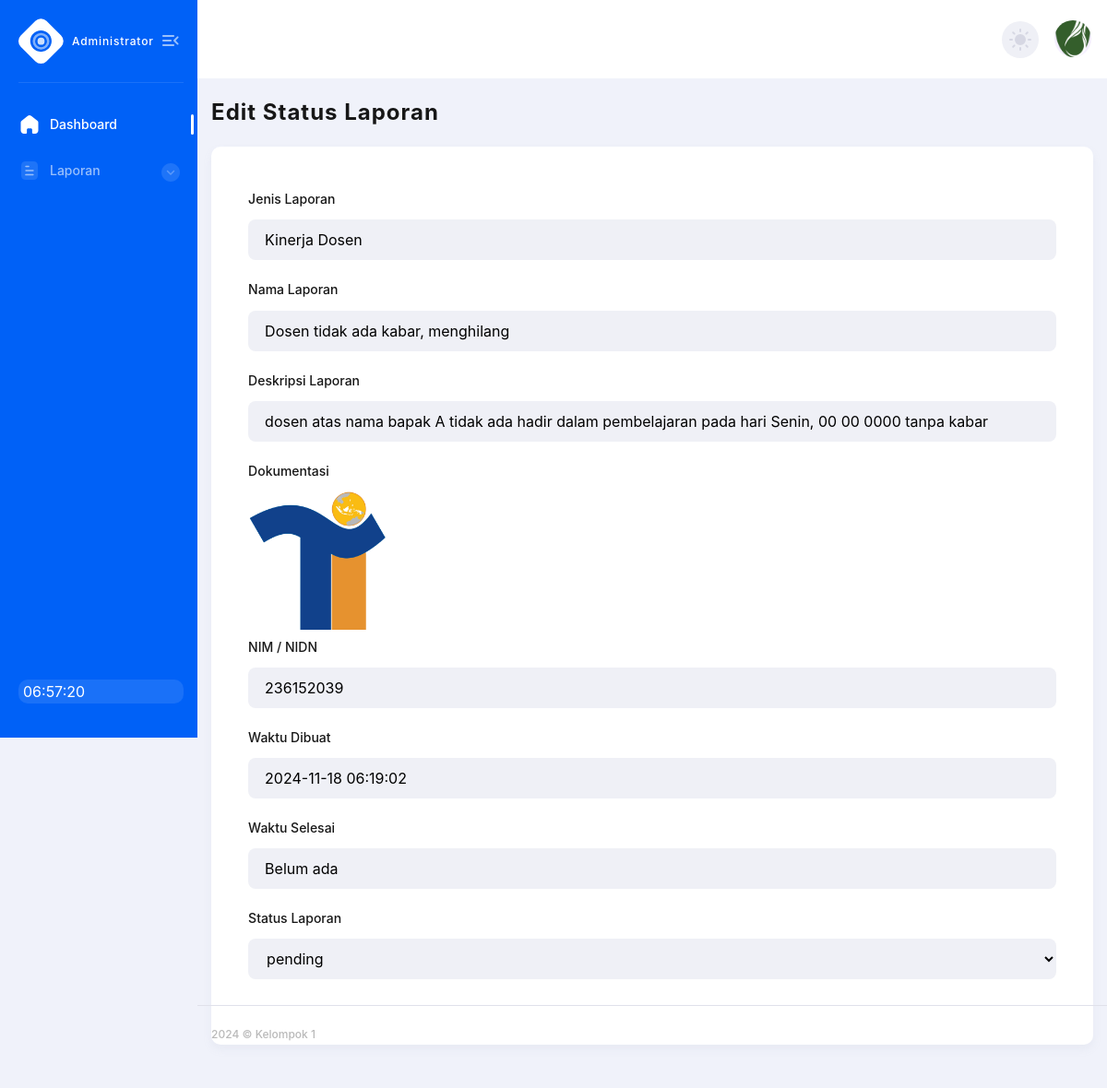
The page /page_admin/admin-detail-laporan.php?id_laporan=62 (signed in) on the database its author committed.
### tables this page shows
CREATE TABLE IF NOT EXISTS `laporan` (
  `id_laporan` int NOT NULL AUTO_INCREMENT,
  `jenis_laporan` varchar(50) NOT NULL,
  `nama_laporan` varchar(100) NOT NULL,
  `deskripsi_laporan` text,
  `dokumentasi` varchar(255) DEFAULT NULL,
  `nim` varchar(50) DEFAULT NULL,
  `nidn` varchar(50) DEFAULT NULL,
  `tipe_pengguna` enum('mahasiswa','dosen') NOT NULL,
  `status` enum('pending','on progress','done') NOT NULL DEFAULT 'pending',
  `tanggal_dibuat` timestamp NULL DEFAULT CURRENT_TIMESTAMP,
  `tanggal_selesai` timestamp NULL DEFAULT NULL,
  PRIMARY KEY (`id_laporan`)
);

### page_admin/admin-detail-laporan.php (the view, shortened to what this page needs)
<?php
include '../connection/koneksi.php';
$id_laporan = $_GET['id_laporan'];
$query = "SELECT * FROM laporan WHERE id_laporan = '$id_laporan'";
$result = mysqli_query($koneksi, $query);
if (mysqli_num_rows($result) > 0) {
    $row = mysqli_fetch_assoc($result);
} else {
    echo "Data laporan tidak ditemukan!";
    exit;
}
?>
<!DOCTYPE html>
<html lang="en">
<head>
  <link rel="stylesheet" href="../css/style.min.css">
</head>
<body>
<div class="page-flex">
  <aside class="sidebar">
    <div class="sidebar-start">
        <div class="sidebar-head">
            <a href="/" class="logo-wrapper" title="Home">
                <span class="icon logo" aria-hidden="true"></span>
                <div class="logo-text">
                    <span class="logo-subtitle">Administrator</span>
                </div>
            </a>
            <button class="sidebar-toggle transparent-btn" title="Menu" type="button">
                <span class="icon menu-toggle" aria-hidden="true"></span>
            </button>
        </div>
        <div class="sidebar-body">
            <ul class="sidebar-body-menu">
                <li>
                    <a class="active" href="../page_admin"><span class="icon home" aria-hidden="true"></span>Dashboard</a>
                </li>
                <li>
                    <a class="show-cat-btn" href="##">
                        <span class="icon document" aria-hidden="true"></span>Laporan
                        <span class="category__btn transparent-btn" title="Open list">
                            <span class="icon arrow-down" aria-hidden="true"></span>
                        </span>
                    </a>
                    <ul class="cat-sub-menu">
                        <li>
                        </li>
                    </ul>
                </li>
            </ul>
        </div>
    </div>
    <div class="sidebar-footer">
        <a href="##" class="sidebar-user">
            <div class="sidebar-user-info">
            <span id="realtime-clock" class="sidebar-user__clock" style="color: #ffffff"></span>
        </div>
        </a>
    </div>
</aside>
  <div class="main-wrapper">
      <?php
  include'admin-navbar.php';
  ?>
    <main class="main users chart-page" id="skip-target">
      <div class="container">
      <h2 class="main-title">Edit Status Laporan</h2>
        <form class="sign-up-form form" action="../actionadmin/admin-proses-edit-laporan.php" method="POST">
            <label class="form-label-wrapper">
                <p class="form-label">Jenis Laporan</p>
                <input class="form-input" type="text" name="jenis_laporan" value="<?php echo htmlspecialchars($row['jenis_laporan']); ?>" readonly>
            </label>
            <label class="form-label-wrapper">
                <p class="form-label">Nama Laporan</p>
                <input class="form-input" type="text" name="nama_laporan" value="<?php echo htmlspecialchars($row['nama_laporan']); ?>" readonly>
            </label>
            <label class="form-label-wrapper">
                <p class="form-label">Deskripsi Laporan</p>
                <input class="form-input" type="text" name="deskripsi_laporan" value="<?php echo htmlspecialchars($row['deskripsi_laporan']); ?>" readonly>
            </label>
            <label class="form-label-wrapper">
                <p class="form-label">Dokumentasi</p>
                <?php
                  $file_path = '../doc_laporan/' . htmlspecialchars($row['dokumentasi']);
                $dokumentasi = htmlspecialchars($row['dokumentasi']);
                $file_extension = pathinfo($dokumentasi, PATHINFO_EXTENSION);
                if (in_array($file_extension, ['jpg', 'jpeg', 'png', 'gif'])) {
                    echo "<td><a href='" . $file_path . "' target='_blank'><img src='" . $file_path . "' alt='Gambar Dokumentasi' style='width: 150px; height: 150px; cursor: pointer;'></a></td>";
                }
                ?>
            </label>
            <label class="form-label-wrapper">
                <p class="form-label">NIM / NIDN</p>
                <input class="form-input" type="text" value="<?php echo htmlspecialchars($row['nim'] ?: $row['nidn']); ?>" readonly>
            </label>
            <label class="form-label-wrapper">
                <p class="form-label">Waktu Dibuat</p>
                <input class="form-input" type="text" value="<?php echo isset($row['tanggal_dibuat']) ? htmlspecialchars($row['tanggal_dibuat']) : 'Belum ada data'; ?>" readonly>
            </label>
            <label class="form-label-wrapper">
                <p class="form-label">Waktu Selesai</p>
                <input class="form-input" type="text" value="<?php echo isset($row['tanggal_selesai']) ? htmlspecialchars($row['tanggal_selesai']) : 'Belum ada '; ?>" readonly>
            </label>
            <label class="form-label-wrapper">
                <p class="form-label" > Status Laporan</p>
                <select class="form-input" name="status" required readonly >
                    <option ><?php echo isset($row['status']) ? htmlspecialchars($row['status']) : 'Belum ada '; ?></option>
                </select>
            </label>
        </form>
      </div>
    </main>
    <footer class="footer">
  <div class="container footer--flex">
    <div class="footer-start">
      <p>2024 © Kelompok 1</p>
    </div>
  </div>
</footer>
  </div>
</div>
</body>
</html>

### page_admin/admin-navbar.php (shortened to what this page needs)
<div class="main-wrapper">
    <nav class="main-nav--bg">
  <div class="container main-nav">
    <div class="main-nav-end">
      <button class="theme-switcher gray-circle-btn" type="button" title="Switch theme">
        <i class="sun-icon" data-feather="sun" aria-hidden="true"></i>
      </button>
      <div class="nav-user-wrapper">
        <button href="##" class="nav-user-btn dropdown-btn" title="My profile" type="button">
          <span class="nav-user-img">
            <picture><source srcset="../img/Logo_Polnes_2015-sekarang.png" type="image/webp"><img src="../img/Logo_Polnes_2015-sekarang.png" alt="User name"></picture>
          </span>
        </button>
      </div>
    </div>
  </div>
</nav>

### rows shown on the page
laporan: jenis_laporan "Kinerja Dosen", nama_laporan "Dosen tidak ada kabar, menghilang", deskripsi_laporan "dosen atas nama bapak A tidak ada hadir dalam pembelajaran pada hari Senin, 00 00 0000 tanpa kabar", dokumentasi (picture), nim "236152039", tanggal_dibuat "2024-11-18 06:19:02", tanggal_selesai "Belum ada", status "pending"
